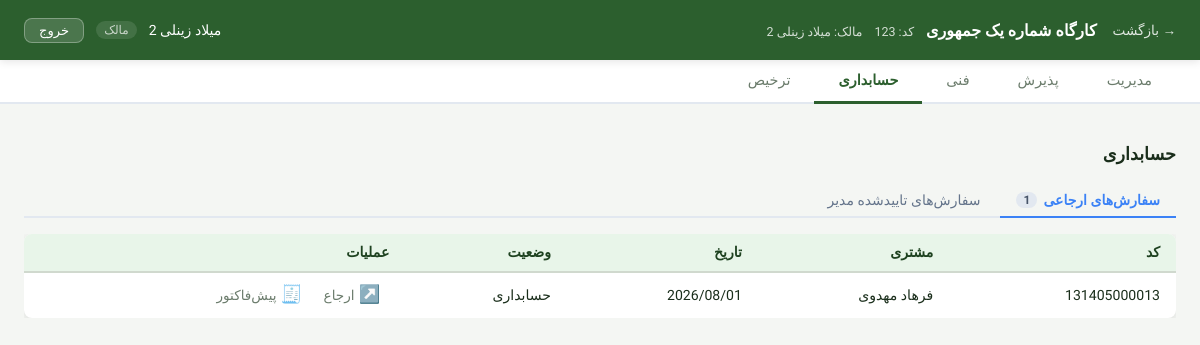
The page /workshop/13/accounting/ (signed in) on the database as committed earlier.
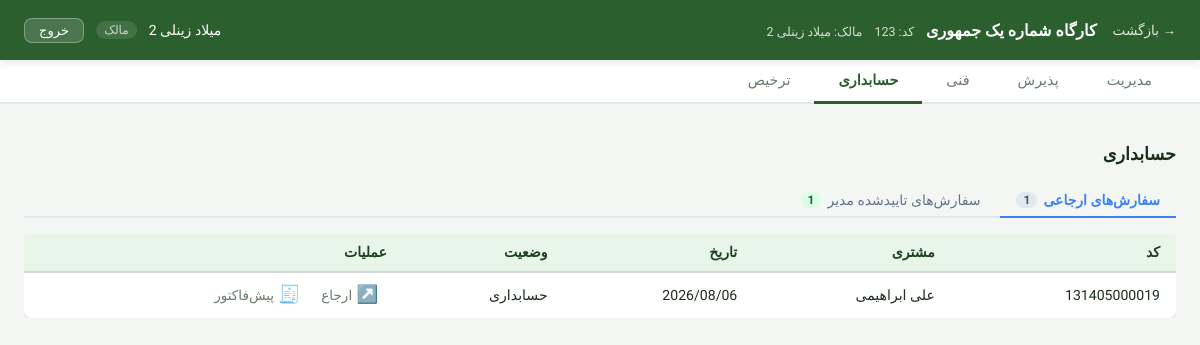
The same page on the database as committed later.
### orders/models.py (models this page shows, shortened)
class Order(models.Model):
    STATUS_CHOICES = [
        ('reception', 'پذیرش'),
        ('technical', 'فنی'),
        ('accounting', 'حسابداری'),
        ('management', 'مدیریت'),
        ('payment', 'پرداخت'),
        ('done', 'تکمیل'),
        ('release', 'ترخیص')
    ]
    workshop = models.ForeignKey('accounts.Workshop', on_delete=models.CASCADE)
    customer = models.ForeignKey(Customer, on_delete=models.PROTECT, related_name='orders')
    created_by = models.ForeignKey('accounts.User', on_delete=models.SET_NULL, null=True)
    status = models.CharField(max_length=20, choices=STATUS_CHOICES, default='reception')
    description = models.TextField(blank=True)
    created_at = models.DateTimeField(auto_now_add=True)
    updated_at = models.DateTimeField(auto_now=True)
    delivered_at = models.DateTimeField(null=True, blank=True)
    is_archived = models.BooleanField(default=False)
    is_stopped = models.BooleanField(default=False)
    code = models.CharField(
        max_length=30,
        unique=True,
        editable=False,
        db_index=True,
        verbose_name='کد سفارش'
    )
    count_request = models.PositiveSmallIntegerField(default=1)
    manager_release_allowed = models.BooleanField(default=False, verbose_name="مجوز ترخیص مدیر")
    manager_release_count = models.PositiveSmallIntegerField(default=0, verbose_name="تعداد مجاز ترخیص مدیر")

class Customer(models.Model):
    workshop = models.ForeignKey('accounts.Workshop', on_delete=models.CASCADE)
    name = models.CharField(max_length=200)
    customer_workshop_name = models.CharField(max_length=200, default="None")
    phone = models.CharField(max_length=20, blank=True)
    is_legal = models.BooleanField(default=False)  # حقوقی یا حقیقی
    created_at = models.DateTimeField(auto_now_add=True)

### orders/views.py (the view)
# urls.py: path('workshop/<int:workshop_id>/accounting/', views.accounting_tab, name='tab_accounting'),
@login_required
def accounting_tab(request, workshop_id):
    workshop, membership, allowed_tabs = _get_workshop_and_membership(
        request, workshop_id, 'accounting'
    )
    referred_orders = (
        Order.objects
        .filter(workshop=workshop, status='accounting')
        .select_related('customer', 'created_by')
        .order_by('-created_at')
    )
    manager_approved_orders = (
        Order.objects
        .filter(workshop=workshop, status='payment')
        .select_related('customer', 'created_by')
        .order_by('-created_at')
    )
    context = _base_context(workshop, membership, allowed_tabs, 'accounting')
    context['orders'] = referred_orders
    context['manager_approved_orders'] = manager_approved_orders
    return render(request, 'orders/accounting_tab.html', context)

### orders/views.py (called while the page is built)
def _get_workshop_and_membership(request, workshop_id, required_tab):
    workshop = get_object_or_404(Workshop, pk=workshop_id)
    membership = get_object_or_404(
        WorkshopMembership,
        workshop=workshop,
        user=request.user,
        is_active=True
    )
    allowed_tabs = ROLE_TAB_ACCESS.get(membership.role, [])
    if required_tab not in allowed_tabs:
        raise Http404("دسترسی به این تب مجاز نیست")
    return workshop, membership, allowed_tabs

def _base_context(workshop, membership, allowed_tabs, active_tab):
    return {
        'workshop': workshop,
        'membership': membership,
        'allowed_tabs': allowed_tabs,
        'active_tab': active_tab,
    }

### templates/orders/accounting_tab.html (shortened to what this page needs)
{% extends "orders/_dashboard_base.html" %}
{% load static %}
{% block tab_content %}
    <div class="tab-panel">
        <div class="panel-header"><h2>حسابداری</h2></div>
        <div class="acc-tab-nav">
            <button class="acc-tab-btn active" data-tab="referred">سفارش‌های ارجاعی
                {% if orders %}<span class="acc-badge">{{ orders|length }}</span>{% endif %}
            </button>
            <button class="acc-tab-btn" data-tab="approved">سفارش‌های تاییدشده مدیر
                {% if manager_approved_orders %}
                    <span class="acc-badge acc-badge--green">{{ manager_approved_orders|length }}</span>{% endif %}
            </button>
        </div>
        <div id="acc-tab-referred" class="acc-tab-pane">
            <div class="orders-table-wrap">
                {% if orders %}
                    <table class="orders-table">
                        <thead>
                        <tr>
                            <th>کد</th>
                            <th>مشتری</th>
                            <th>تاریخ</th>
                            <th>وضعیت</th>
                            <th>عملیات</th>
                        </tr>
                        </thead>
                        <tbody>
                        {% for order in orders %}
                            <tr class="order-row" data-order-id="{{ order.id }}" style="cursor:pointer;">
                                <td>{{ order.code }}</td>
                                <td>{{ order.customer.name }}</td>
                                <td>{{ order.created_at|date:"Y/m/d" }}</td>
                                <td>{{ order.get_status_display }}</td>
                                <td>
                                    <button class="btn-icon btn-refer"
                                            data-order-id="{{ order.id }}"
                                            data-code="{{ order.code }}"
                                            data-url="{% url 'orders:refer_order' order.id %}"
                                            onclick="event.stopPropagation()">
                                        <span class="btn-icon__symbol">↗️</span>
                                        <span class="btn-icon__label">ارجاع</span>
                                    </button>
                                    <button class="btn-icon btn-proforma"
                                            data-order-id="{{ order.id }}"
                                            data-code="{{ order.code }}"
                                            onclick="event.stopPropagation(); openProforma(this)">
                                        <span class="btn-icon__symbol">🧾</span>
                                        <span class="btn-icon__label">پیش‌فاکتور</span>
                                    </button>
                                </td>
                            </tr>
                        {% endfor %}
                        </tbody>
                    </table>
                {% else %}
                    <p class="empty-state">سفارشی در حسابداری وجود ندارد.</p>
                {% endif %}
            </div>
        </div>
    </div>
    <link rel="stylesheet"
          href="https://cdn.jsdelivr.net/npm/persian-datepicker@1.2.0/dist/css/persian-datepicker.min.css">
{% endblock %}

Rows that differ between the two databases and show on the page:
removed Order: code "131405000013", customer.name "فرهاد مهدوی", created_at "2026/08/01", status "حسابداری"
added Order: code "131405000019", customer.name "علی ابراهیمی", created_at "2026/08/06", status "حسابداری"
Other text that changed with them:
{{ manager_approved_orders|length }}: (not shown) → "1"
